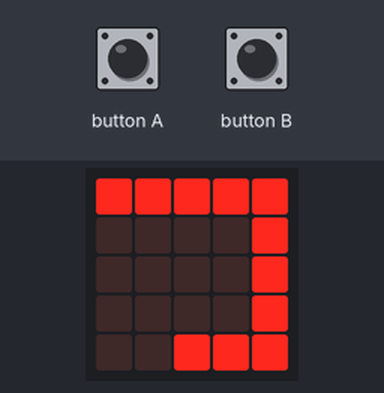
The program below on a simulated BBC micro:bit (MakeCode). Shown: the board's 5×5 LED display. The inputs (shaded band) are chosen by the test bench.

Above: at 1.26 s.
1.3 s: button A pressed for 0.15 s
At 1.38 s:
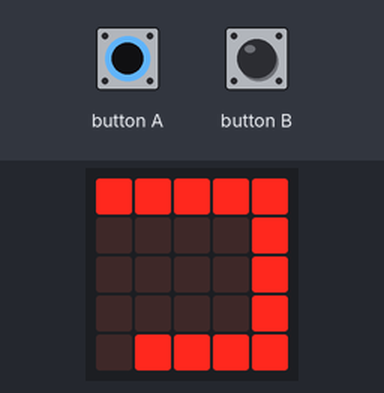
At 1.95 s:
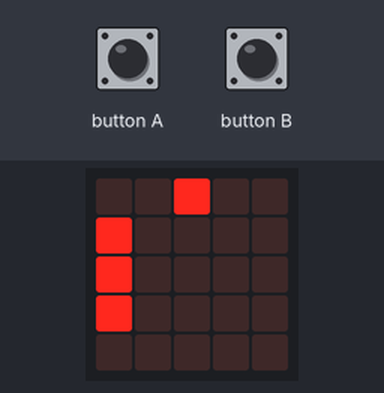
2.0 s: button B pressed for 0.15 s
At 2.21 s:
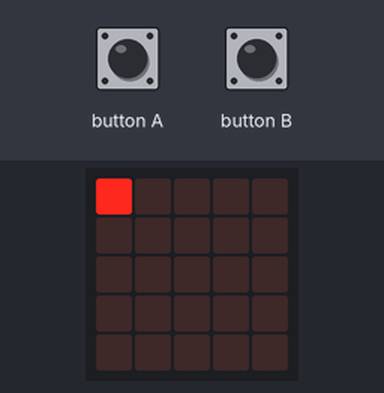
At 2.6 s:
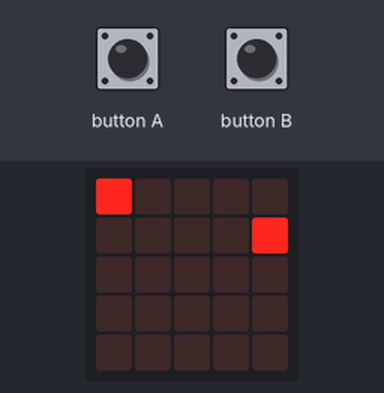

The program:

main.ts
```typescript
function 燈數 (num: number) {
    if (num < 6) {
        x = num - 1
        y = 0
    } else if (num >= 6 && num < 9) {
        x = 4
        y = num - 5
    } else if (num >= 9 && num < 14) {
        x = 13 - num
        y = 4
    } else if (num >= 14 && num < 17) {
        x = 0
        y = 17 - num
    }
    led.plot(x, y)
}
input.onButtonPressed(Button.A, function () {
    basic.clearScreen()
    b = 0
    for (let index = 0; index < 17; index++) {
        b += 1
        燈數_2(b - 1, false)
        if (b > 16) {
            b = 1
        }
        燈數_2(b, true)
        basic.pause(200)
    }
})
function 燈數_3 (num: number, 亮燈燈: boolean) {
    if (num < 6) {
        x = num - 1
        y = 0
    } else if (num >= 6 && num < 9) {
        x = 4
        y = num - 5
    } else if (num >= 9 && num < 14) {
        x = 13 - num
        y = 4
    } else if (num >= 14 && num < 17) {
        x = 0
        y = 17 - num
    }
    if (亮燈燈 && true) {
        led.plot(y, y)
    } else {
        led.unplot(x, y)
    }
}
function 燈數_2 (num: number, 亮燈: boolean) {
    if (num < 6) {
        x = num - 1
        y = 0
    } else if (num >= 6 && num < 9) {
        x = 4
        y = num - 5
    } else if (num >= 9 && num < 14) {
        x = 13 - num
        y = 4
    } else if (num >= 14 && num < 17) {
        x = 0
        y = 17 - num
    }
    if (亮燈 && true) {
        led.plot(x, y)
    } else {
        led.unplot(x, y)
    }
}
input.onButtonPressed(Button.B, function () {
    basic.clearScreen()
    c = 0
    for (let index = 0; index < 17; index++) {
        c += 1
        燈數_3(c - 1, false)
        if (c > 16) {
            c = 1
        }
        燈數_3(c, true)
        basic.pause(200)
    }
    led.unplot(0, 0)
    basic.pause(200)
    led.unplot(1, 1)
    basic.pause(200)
    led.unplot(2, 2)
    basic.pause(200)
    led.unplot(3, 3)
    basic.pause(200)
    led.unplot(4, 4)
})
let c = 0
let b = 0
let y = 0
let x = 0
basic.clearScreen()
let a = 0
basic.forever(function () {
    a += 1
    燈數(a)
    basic.pause(100)
})
```

test.ts
```typescript
// 在這裡測試；當此封包作為擴充功能時，將不會編譯此內容。
```

Measured:
- after the input at 1.3 s, the display: first differs from a run without the input after 0.15 s (image 2 shows a later state)
- after the input at 2.0 s, the display: first differs from a run without the input after 0.15 s (image 3)
